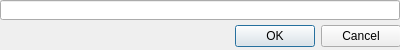
<?xml version="1.0" encoding="UTF-8"?>
<ui version="4.0">
 <class>GeneratorFormulaDialog</class>
 <widget class="QDialog" name="GeneratorFormulaDialog">
  <property name="geometry">
   <rect>
    <x>0</x>
    <y>0</y>
    <width>400</width>
    <height>50</height>
   </rect>
  </property>
  <property name="windowTitle">
   <string>生成式指定画面</string>
  </property>
  <widget class="QDialogButtonBox" name="buttonBox">
   <property name="geometry">
    <rect>
     <x>60</x>
     <y>20</y>
     <width>341</width>
     <height>32</height>
    </rect>
   </property>
   <property name="orientation">
    <enum>Qt::Horizontal</enum>
   </property>
   <property name="standardButtons">
    <set>QDialogButtonBox::Cancel|QDialogButtonBox::Ok</set>
   </property>
  </widget>
  <widget class="QLineEdit" name="generatorFormulaLineEdit">
   <property name="geometry">
    <rect>
     <x>0</x>
     <y>0</y>
     <width>400</width>
     <height>20</height>
    </rect>
   </property>
  </widget>
 </widget>
 <resources/>
 <connections>
  <connection>
   <sender>buttonBox</sender>
   <signal>accepted()</signal>
   <receiver>GeneratorFormulaDialog</receiver>
   <slot>accept()</slot>
   <hints>
    <hint type="sourcelabel">
     <x>248</x>
     <y>254</y>
    </hint>
    <hint type="destinationlabel">
     <x>157</x>
     <y>274</y>
    </hint>
   </hints>
  </connection>
  <connection>
   <sender>buttonBox</sender>
   <signal>rejected()</signal>
   <receiver>GeneratorFormulaDialog</receiver>
   <slot>reject()</slot>
   <hints>
    <hint type="sourcelabel">
     <x>316</x>
     <y>260</y>
    </hint>
    <hint type="destinationlabel">
     <x>286</x>
     <y>274</y>
    </hint>
   </hints>
  </connection>
 </connections>
</ui>
